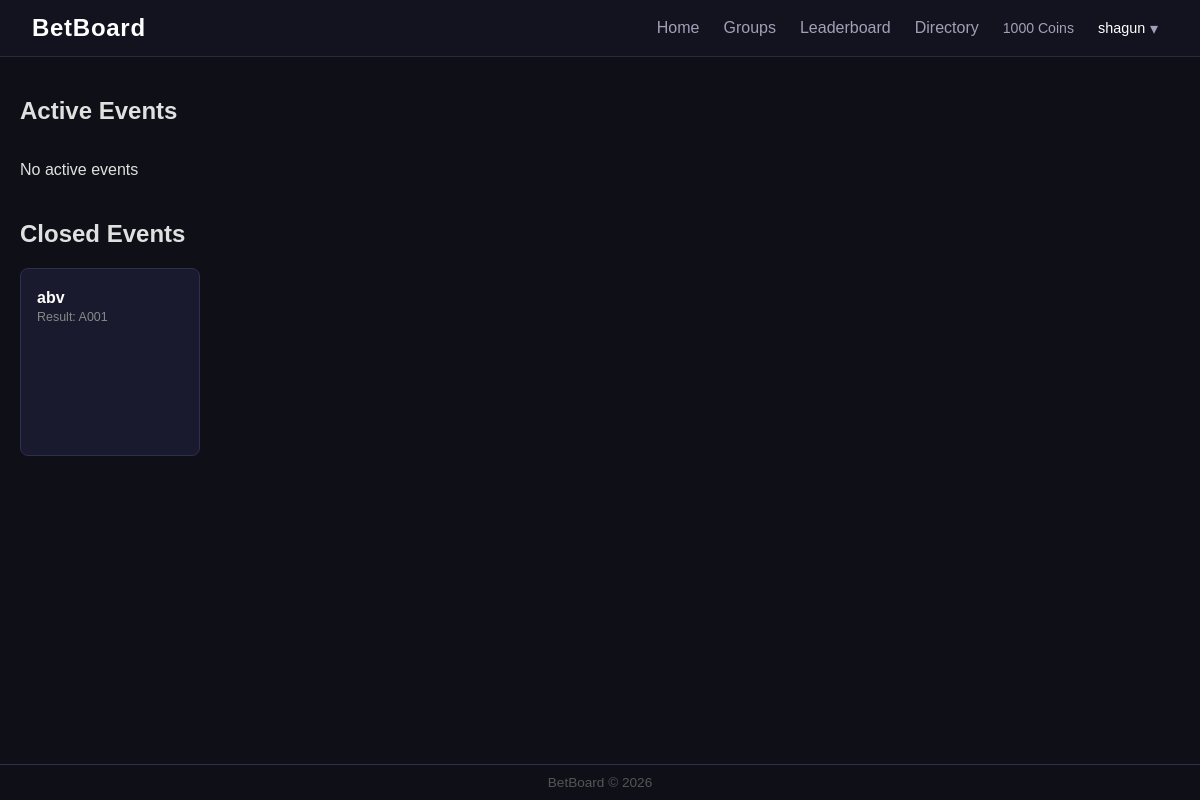
Before: / (signed in) with the older database file.
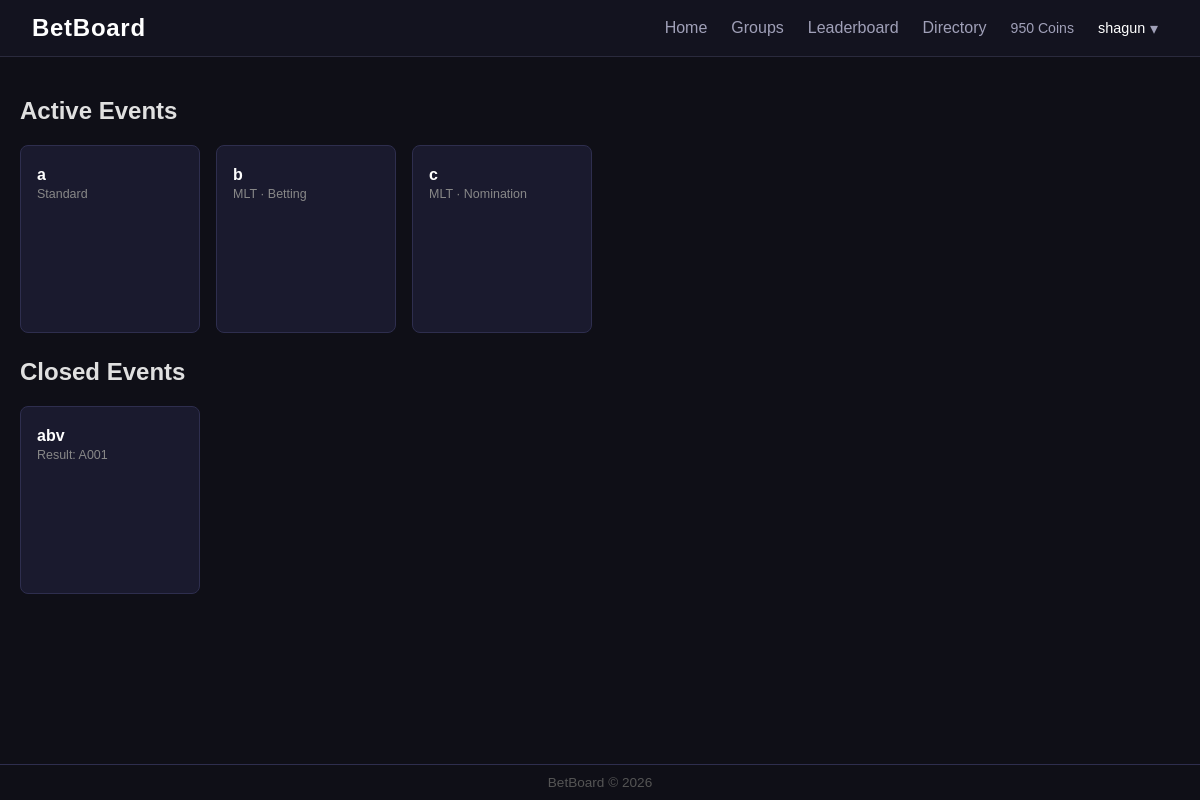
After: the same page with the newer database file.
### models.py (models this page shows)
class User(db.Model):
    __tablename__ = "users"
    id = db.Column(db.Integer, primary_key = True)
    username = db.Column(db.String(50), unique = True, nullable = False)
    password_hash = db.Column(db.String(50), nullable = False)
    coins = db.Column(db.Integer, default = 1000)
    created_at = db.Column(db.DateTime, default = datetime.utcnow)
    is_admin = db.Column(db.Boolean, default = False)
    roll_number = db.Column(db.String(20), unique = True, nullable = False)

class Event(db.Model):
    __tablename__ = "events"
    id = db.Column(db.Integer, primary_key = True)
    title = db.Column(db.String(200))
    description = db.Column(db.Text)
    prev_yes_odds = db.Column(db.Float, default = 0)
    prev_no_odds = db.Column(db.Float, default = 0)
    created_at = db.Column(db.DateTime, default = datetime.utcnow)
    event_type = db.Column(db.String(20), default="standard")
    phase = db.Column(db.String(20), nullable=True)
    status = db.Column(db.String(20), default="open")
    result = db.Column(db.String(20), nullable=True)

### routes/betting.py (the view)
@betting_bp.route("/")
def dashboard():
    if "user_id" not in session:
        return redirect(url_for("auth.login"))
    user = db.session.get(User, session["user_id"])
    if user is None:
        session.clear()
        return redirect(url_for("auth.login"))
    events = Event.query.all()
    event_data = []
    for event in events:
        bets = Bet.query.filter_by(event_id=event.id).all()
        user_bet = Bet.query.filter_by(event_id = event.id, user_id = user.id).first()
        if event.event_type == 'most_likely_to':
            nominees = Nominee.query.filter_by(event_id = event.id).all()
            total_pool = sum(b.amount for b in bets)
            nominee_data = []
            for n in nominees:
                pool = sum(b.amount for b in bets if b.side == n.roll_number)
                odds = round(total_pool/pool,2) if pool>0 else None
                nominee_data.append({
                    "roll_number": n.roll_number,
                    "pool": pool,
                    "odds": odds
                })
            user_nomination = None
            if event.phase == "nomination":
                user_nomination = Nomination.query.filter_by(
                    event_id = event.id,
                    nominator_id = user.id
                ).first()
            event_data.append({
            "event": event,
            "nominees": nominee_data,
            "user_bet": user_bet,
            "user_nomination": user_nomination,
            "yes_pool": 0, "no_pool": 0,
            "yes_prob": 0, "no_prob": 0,
            "yes_odds": 0, "no_odds": 0,
            "yes_direction": "same", "no_direction": "same"
        })
        else:
            yes_pool = sum(b.amount for b in bets if b.side == "YES")
            no_pool = sum(b.amount for b in bets if b.side == "NO")
            total = yes_pool + no_pool
            if total > 0:
                yes_prob = round((yes_pool / total) * 100, 1)
                no_prob = round((no_pool / total) * 100, 1)
            else:
                yes_prob = 50
                no_prob = 50
            yes_odds = round(total / yes_pool, 2) if yes_pool > 0 else 2.0
            no_odds = round(total / no_pool, 2) if no_pool > 0 else 2.0
            yes_direction = "same"
            no_direction = "same"
            if event.prev_yes_odds:
                if yes_odds > event.prev_yes_odds:
                    yes_direction = "up"
                elif yes_odds < event.prev_yes_odds:
                    yes_direction = "down"
            if event.prev_no_odds:
                if no_odds > event.prev_no_odds:
                    no_direction = "up"
                elif no_odds < event.prev_no_odds:
                    no_direction = "down"
            event_data.append({
                "event": event,
                "yes_pool": yes_pool,
                "no_pool": no_pool,
                "yes_prob": yes_prob,
                "no_prob": no_prob,
                "yes_odds": yes_odds,
                "no_odds": no_odds,
                "yes_direction": yes_direction,
                "no_direction": no_direction,
                "user_bet": user_bet,
                "nominees": [],
                "user_nomination": None
            })
    return render_template(
        "dashboard.html",
        event_data=event_data,
        current_user=user,
        students=load_students()
    )

### routes/auth.py (called while the page is built)
def load_students():
    path=os.path.join(os.path.dirname(os.path.abspath(__file__)), '..', 'students.csv')
    students = []
    try:
        with open(path, newline='', encoding='utf-8-sig') as f:
            for row in csv.DictReader(f):
                students.append({
                    'name': row['name'].strip(),
                    'roll_number': row['roll_number'].strip().upper()
                })
    except FileNotFoundError:
        pass
    return students

### templates/dashboard.html (shortened to what this page needs)
{% extends "base.html" %}
{% block content %}
<h2>Active Events</h2>
<div class="events-container">
    <div class="events-grid">
        {% set ns = namespace(found=false) %}
        {% for data in event_data %}
        {% set event = data.event %}
        {% if event.status == "open" %}
        {% set ns.found = true %}
        {% if event.event_type == "most_likely_to" %}
            {% set meta = "MLT · " + (event.phase | capitalize) %}
        {% else %}
            {% set meta = "Standard" %}
        {% endif %}
        {% set user_bet_side = data.user_bet.side if data.user_bet else "" %}
        {% set user_bet_amount = data.user_bet.amount if data.user_bet else "" %}
        {% set user_bet_odds = data.user_bet.odds_at_time if data.user_bet else "" %}
        {% set user_nom = data.user_nomination.roll_number if data.user_nomination else "" %}
        <div class="event-card"
            data-id="{{ event.id }}"
            data-title="{{ event.title }}"
            data-desc="{{ event.description }}"
            data-type="{{ event.event_type }}"
            data-phase="{{ event.phase or '' }}"
            data-meta="{{ meta }}"
            data-user-bet-side="{{ user_bet_side }}"
            data-user-bet-amount="{{ user_bet_amount }}"
            data-user-bet-odds="{{ user_bet_odds }}"
            data-user-nom="{{ user_nom }}"
            data-yes-pool="{{ data.yes_pool }}"
            data-no-pool="{{ data.no_pool }}"
            data-yes-odds="{{ data.yes_odds }}"
            data-no-odds="{{ data.no_odds }}"
            data-yes-prob="{{ data.yes_prob }}"
            data-no-prob="{{ data.no_prob }}"
            data-is-admin="{{ 'true' if current_user.is_admin else 'false' }}"
            onclick="openModal(this)">
            <h3>{{ event.title }}</h3>
            <span class="card-meta">{{ meta }}</span>
        </div>
        {% endif %}
        {% endfor %}
        {% if not ns.found %}
        <p>No active events</p>
        {% endif %}
    </div>
</div>
<h2>Closed Events</h2>
<div class="events-container">
    <div class="events-grid">
        {% set ns2 = namespace(found=false) %}
        {% for data in event_data %}
        {% set event = data.event %}
        {% if event.status == "resolved" %}
        {% set ns2.found = true %}
        <div class="event-card" style="cursor: default;">
            <h3>{{ event.title }}</h3>
            <span class="card-meta">Result: {{ event.result }}</span>
        </div>
        {% endif %}
        {% endfor %}
    </div>
</div>
{% endblock %}

### templates/base.html (shortened to what this page needs)
<!DOCTYPE html>
<html>
<head>
    <link rel="stylesheet" href="{{url_for('static', filename='css/style.css')}}"> </head>
<body>
    <nav class="navbar">
        <a href="{{ url_for('betting.dashboard') }}" class="nav-brand">BetBoard</a>
        {%if session.get('user_id')%}
        <div class="nav-right">
            <a href="{{ url_for('betting.dashboard') }}" class="nav-link">Home</a>
            {%if current_user.is_admin%}
                    <a href="{{url_for('admin.admin_groups')}}" class="nav-link">Manage Groups</a>
                    <a href="{{url_for('admin.create_event')}}" class="nav-link">Create Event</a>
            {%else%}
            <a href="{{ url_for('groups.groups') }}" class="nav-link">Groups</a>
             {%endif%}
            <a href="{{ url_for('betting.leaderboard') }}" class="nav-link">Leaderboard</a>
            <a href="{{ url_for('auth.directory') }}" class="nav-link">Directory</a>
            <span class="nav-coins">{{ current_user.coins }} Coins </span>
            <div class="nav-profile-wrapper">
                <button class="nav-profile-btn" onclick="toggleProfileDropdown()">
                    {{ current_user.username }}
                    <span class="nav-caret">▾</span>
                </button>
            </div>
        </div>
        {%endif%}
    </nav>
    <div class="container">
        {% block content %}{% endblock %}
    </div>
    <footer style="text-align:center; padding: 10px;  border-top: 1px solid #2e2e4e; color: #555; font-size: 0.85rem; ">
        BetBoard &copy; 2026
    </footer>
</body>
</html>

Changed rows visible on the page:
changed User "shagun": coins "1000" → "950"
added Event: title "a"
added Event: title "b"
added Event: title "c"
Other visible differences:
new list line: "Standard"
new list line: "MLT · Betting"
new list line: "MLT · Nomination"
text no longer shown: "No active events"
